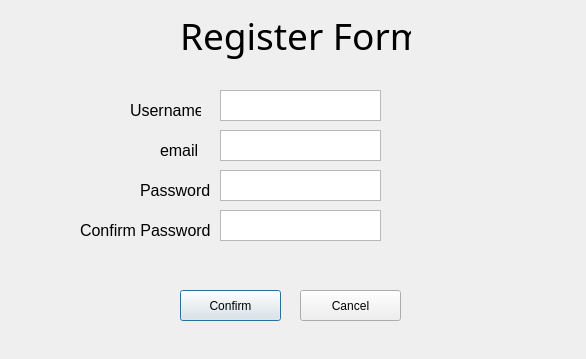
<?xml version="1.0" encoding="UTF-8"?>
<ui version="4.0">
 <class>Dialog</class>
 <widget class="QDialog" name="Dialog">
  <property name="geometry">
   <rect>
    <x>0</x>
    <y>0</y>
    <width>586</width>
    <height>359</height>
   </rect>
  </property>
  <property name="windowTitle">
   <string>Dialog</string>
  </property>
  <widget class="QLabel" name="label">
   <property name="geometry">
    <rect>
     <x>130</x>
     <y>100</y>
     <width>71</width>
     <height>21</height>
    </rect>
   </property>
   <property name="font">
    <font>
     <pointsize>12</pointsize>
    </font>
   </property>
   <property name="text">
    <string>Username</string>
   </property>
  </widget>
  <widget class="QTextEdit" name="txtUsername">
   <property name="geometry">
    <rect>
     <x>220</x>
     <y>90</y>
     <width>161</width>
     <height>31</height>
    </rect>
   </property>
   <property name="html">
    <string>&lt;!DOCTYPE HTML PUBLIC &quot;-//W3C//DTD HTML 4.0//EN&quot; &quot;http://www.w3.org/TR/REC-html40/strict.dtd&quot;&gt;
&lt;html&gt;&lt;head&gt;&lt;meta name=&quot;qrichtext&quot; content=&quot;1&quot; /&gt;&lt;style type=&quot;text/css&quot;&gt;
p, li { white-space: pre-wrap; }
&lt;/style&gt;&lt;/head&gt;&lt;body style=&quot; font-family:'MS Shell Dlg 2'; font-size:8.25pt; font-weight:400; font-style:normal;&quot;&gt;
&lt;p style=&quot;-qt-paragraph-type:empty; margin-top:0px; margin-bottom:0px; margin-left:0px; margin-right:0px; -qt-block-indent:0; text-indent:0px;&quot;&gt;&lt;br /&gt;&lt;/p&gt;&lt;/body&gt;&lt;/html&gt;</string>
   </property>
  </widget>
  <widget class="QTextEdit" name="txtEmail">
   <property name="geometry">
    <rect>
     <x>220</x>
     <y>130</y>
     <width>161</width>
     <height>31</height>
    </rect>
   </property>
  </widget>
  <widget class="QLabel" name="label_2">
   <property name="geometry">
    <rect>
     <x>160</x>
     <y>140</y>
     <width>51</width>
     <height>21</height>
    </rect>
   </property>
   <property name="font">
    <font>
     <pointsize>12</pointsize>
    </font>
   </property>
   <property name="text">
    <string>email</string>
   </property>
  </widget>
  <widget class="QLabel" name="label_3">
   <property name="geometry">
    <rect>
     <x>80</x>
     <y>220</y>
     <width>131</width>
     <height>21</height>
    </rect>
   </property>
   <property name="font">
    <font>
     <pointsize>12</pointsize>
    </font>
   </property>
   <property name="text">
    <string>Confirm Password</string>
   </property>
  </widget>
  <widget class="QTextEdit" name="txtPassword">
   <property name="geometry">
    <rect>
     <x>220</x>
     <y>170</y>
     <width>161</width>
     <height>31</height>
    </rect>
   </property>
  </widget>
  <widget class="QLabel" name="label_4">
   <property name="geometry">
    <rect>
     <x>140</x>
     <y>180</y>
     <width>71</width>
     <height>21</height>
    </rect>
   </property>
   <property name="font">
    <font>
     <pointsize>12</pointsize>
    </font>
   </property>
   <property name="text">
    <string>Password</string>
   </property>
  </widget>
  <widget class="QTextEdit" name="txtPassword_2">
   <property name="geometry">
    <rect>
     <x>220</x>
     <y>210</y>
     <width>161</width>
     <height>31</height>
    </rect>
   </property>
  </widget>
  <widget class="QLabel" name="label_5">
   <property name="geometry">
    <rect>
     <x>180</x>
     <y>0</y>
     <width>231</width>
     <height>71</height>
    </rect>
   </property>
   <property name="font">
    <font>
     <family>Modern No. 20</family>
     <pointsize>28</pointsize>
    </font>
   </property>
   <property name="text">
    <string>Register Form</string>
   </property>
  </widget>
  <widget class="QPushButton" name="btnConfirm">
   <property name="geometry">
    <rect>
     <x>180</x>
     <y>290</y>
     <width>101</width>
     <height>31</height>
    </rect>
   </property>
   <property name="text">
    <string>Confirm</string>
   </property>
  </widget>
  <widget class="QPushButton" name="btnCancel">
   <property name="geometry">
    <rect>
     <x>300</x>
     <y>290</y>
     <width>101</width>
     <height>31</height>
    </rect>
   </property>
   <property name="text">
    <string>Cancel</string>
   </property>
  </widget>
 </widget>
 <resources/>
 <connections/>
</ui>
